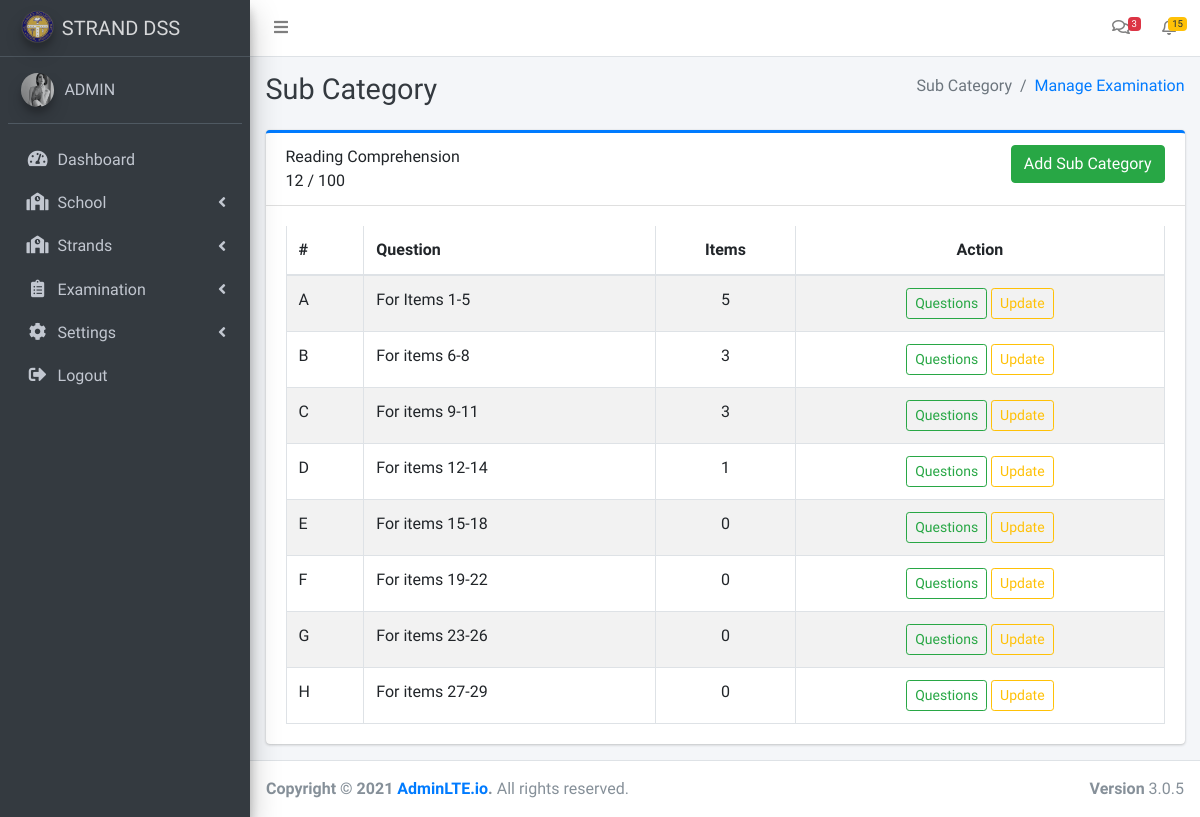
Before: /admin/sub_category.php?id=1 (signed in) with the older database file.
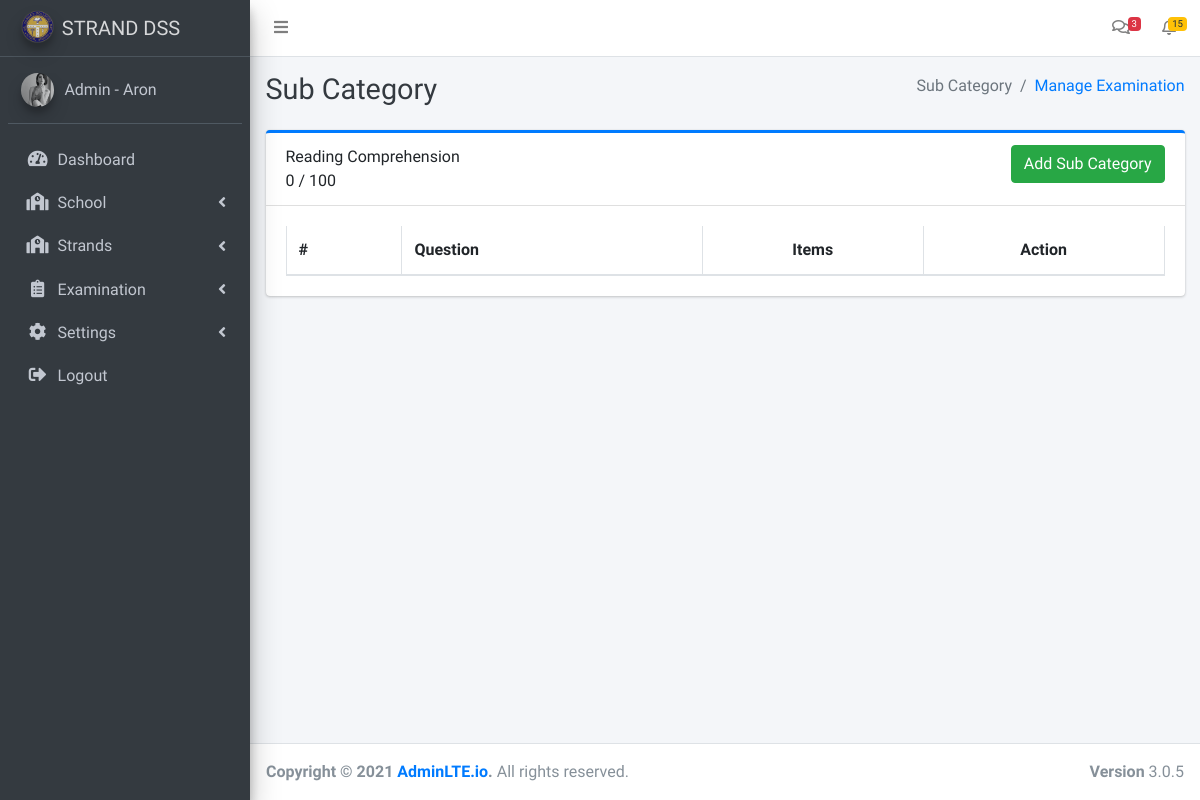
After: the same page with the newer database file.
### tables this page shows
CREATE TABLE `category` (
  `cat_id` int(11) NOT NULL,
  `cat_seq` int(11) NOT NULL,
  `cat_name` varchar(100) NOT NULL,
  `cat_instruct` text NOT NULL,
  `cat_items` int(11) NOT NULL,
  `date_created` timestamp NOT NULL DEFAULT current_timestamp() ON UPDATE current_timestamp(),
  `date_updated` timestamp NULL DEFAULT NULL ON UPDATE current_timestamp()
);

CREATE TABLE `sub_category` (
  `sub_id` int(11) NOT NULL,
  `main_cat` varchar(100) NOT NULL,
  `sc_index` varchar(5) NOT NULL,
  `sub_title` varchar(100) NOT NULL,
  `sub_instruction` text NOT NULL,
  `date_created` timestamp NOT NULL DEFAULT current_timestamp(),
  `date_updated` timestamp NULL DEFAULT NULL ON UPDATE current_timestamp()
);

### admin/sub_category.php (the view, shortened to what this page needs)
<?php
include('include/header.php');
include('include/sidebar.php');
$c_id = $_REQUEST['id'];
$total_items = '0';
$sql = "SELECT * FROM category WHERE cat_id = '$c_id'";
$result = $conn->query($sql);
if ($result->num_rows > 0) {
  while ($row = $result->fetch_assoc()) {
    $id = $row['cat_id'];
    $title = $row['cat_name'];
    $items = $row['cat_items'];
    $sql3 = "SELECT COUNT(*) as total_items FROM questions WHERE q_cat = '$id'";
    $res3 = $conn->query($sql3);
    $rowt = $res3->fetch_assoc();
    $total_items = $rowt['total_items'];
  }
}
?>
<div class="content-wrapper">
  <div class="content-header">
    <div class="container-fluid">
      <div class="row mb-2">
        <div class="col-sm-6">
          <h1 class="m-0 text-dark">Sub Category</h1>
        </div>
        <div class="col-sm-6">
          <ol class="breadcrumb float-sm-right">
            <li class="breadcrumb-item active">Sub Category</li>
            <li class="breadcrumb-item"><a href="exam_category.php">Manage Examination</a></li>
          </ol>
        </div>
      </div>
    </div>
  </div>
  <section class="content">
    <div class="container-fluid">
      <div class="row">
        <div class="col-md-12">
          <div class="card card-primary card-outline">
            <div class="card-header">
              <div class="row">
                <div class="col-sm-6">
                  <?php echo $title; ?> <br />
                  <?php echo $total_items . ' / ' . $items; ?>
                </div>
                <div class="col-sm-6">
                  <button type="button" class="btn btn-success float-sm-right" data-toggle="modal" data-target="#modal-lg">
                    Add Sub Category
                  </button>
                </div>
              </div>
            </div>
            <div class="card-body pad table-responsive">
              <table class="table table-bordered table-striped cat">
                <thead>
                  <tr>
                    <th>#</th>
                    <th>Question</th>
                    <th class="text-center">Items</th>
                    <th class="text-center">Action</th>
                  </tr>
                </thead>
                <tbody>
                  <?php
                  $sql1 = "SELECT * FROM sub_category WHERE main_cat = '$id'";
                  $res1 = $conn->query($sql1);
                  if ($res1->num_rows > 0) {
                    while ($rows = $res1->fetch_assoc()) {
                      $sub_id = $rows['sub_id'];
                      $sql2 = "SELECT Count(*) As sc_items FROM questions WHERE q_scat = '$sub_id'";
                      $res2 = $conn->query($sql2);
                      $rowc = $res2->fetch_assoc();
                      $sc_items = $rowc['sc_items'];
                  ?>
                      <tr>
                        <td><?php echo $rows['sc_index']; ?></td>
                        <td><?php echo $rows['sub_title']; ?></td>
                        <td class="text-center"><?php echo $sc_items; ?></td>
                        <td class="text-center">
                          <a href="manage_questions.php?id=<?php echo $rows['sub_id']; ?>" class="btn btn-outline-success btn-sm">Questions</a>
                          <a href="subcat_edit.php?id=<?php echo $rows['sub_id']; ?>" class="btn btn-outline-warning btn-sm">Update</a>
                        </td>
                      </tr>
                  <?php
                    }
                  }
                  ?>
                </tbody>
              </table>
            </div>
          </div>
        </div>
      </div>
    </div>
  </section>
</div>
<?php
include('include/footer.php');
?>

### admin/include/header.php (shortened to what this page needs)
<!DOCTYPE html>
<html>
<head>
  <link rel="stylesheet" href="../plugins/fontawesome-free/css/all.min.css">
  <link rel="stylesheet" href="https://code.ionicframework.com/ionicons/2.0.1/css/ionicons.min.css">
  <link rel="stylesheet" href="../plugins/ion-rangeslider/css/ion.rangeSlider.min.css">
  <link rel="stylesheet" href="../plugins/bootstrap-slider/css/bootstrap-slider.min.css">
  <link rel="stylesheet" href="../plugins/tempusdominus-bootstrap-4/css/tempusdominus-bootstrap-4.min.css">
  <link rel="stylesheet" href="../plugins/icheck-bootstrap/icheck-bootstrap.min.css">
  <link rel="stylesheet" href="../plugins/jqvmap/jqvmap.min.css">
  <link rel="stylesheet" href="../dist/css/adminlte.min.css">
  <link rel="stylesheet" href="../plugins/overlayScrollbars/css/OverlayScrollbars.min.css">
  <link rel="stylesheet" href="../plugins/daterangepicker/daterangepicker.css">
  <link rel="stylesheet" href="../plugins/select2/css/select2.min.css">
  <link rel="stylesheet" href="../plugins/select2-bootstrap4-theme/select2-bootstrap4.min.css">
  <link rel="stylesheet" href="../dist/css/custom.css">
  <link rel="stylesheet" href="../plugins/bootstrap4-duallistbox/bootstrap-duallistbox.min.css">
  <link rel="stylesheet" href="../plugins/datatables-bs4/css/dataTables.bootstrap4.min.css">
  <link rel="stylesheet" href="../plugins/datatables-responsive/css/responsive.bootstrap4.min.css">
  <link rel="stylesheet" href="../plugins/sweetalert2/sweetalert2.min.css">
  <link rel="stylesheet" href="../plugins/toastr/toastr.min.css">
</head>
<body class="hold-transition sidebar-mini layout-fixed">
  <div class="wrapper">
    <nav class="main-header navbar navbar-expand navbar-white navbar-light">
      <ul class="navbar-nav">
        <li class="nav-item">
          <a class="nav-link" data-widget="pushmenu" href="#" role="button"><i class="fas fa-bars"></i></a>
        </li>
      </ul>
      <ul class="navbar-nav ml-auto">
        <li class="nav-item dropdown">
          <a class="nav-link" data-toggle="dropdown" href="#">
            <i class="far fa-comments"></i>
            <span class="badge badge-danger navbar-badge">3</span>
          </a>
        </li>
        <li class="nav-item dropdown">
          <a class="nav-link" data-toggle="dropdown" href="#">
            <span class="badge badge-warning navbar-badge">15</span>
          </a>
        </li>
      </ul>
    </nav>

### admin/include/sidebar.php (shortened to what this page needs)
<aside class="main-sidebar sidebar-dark-primary elevation-4">
  <a href="#" class="brand-link">
    <img src="../dist/img/dycilogo.png" alt="AdminLTE Logo" class="brand-image img-circle elevation-3" style="opacity: .8">
    <span class="brand-text font-weight-">STRAND DSS</span>
  </a>
  <div class="sidebar">
    <div class="user-panel mt-3 pb-3 mb-3 d-flex">
      <div class="image">
        <img src="../dist/img/user3-128x128.jpg" alt="AdminLTE Logo" class="brand-image img-circle elevation-3" style="opacity: .8">
      </div>
      <div class="info">
        <a href="#" class="d-block"><?php echo $_SESSION['name']; ?></a>
      </div>
    </div>
    <nav class="mt-2">
      <ul class="nav nav-pills nav-sidebar flex-column" data-widget="treeview" role="menu" data-accordion="false">
        <li class="nav-item">
          <a href="dashboard.php" class="nav-link">
            <i class="nav-icon fas fa-tachometer-alt"></i>
            <p>
              Dashboard
            </p>
          </a>
        </li>
        <li class="nav-item has-treeview">
          <a href="#" class="nav-link">
            <i class="nav-icon fas fa-school"></i>
            <p>
              School
              <i class="fas fa-angle-left right"></i>
            </p>
          </a>
        </li>
        <li class="nav-item has-treeview">
          <a href="#" class="nav-link">
            <i class="nav-icon fas fa-school"></i>
            <p>
              Strands
              <i class="fas fa-angle-left right"></i>
            </p>
          </a>
        </li>
        <li class="nav-item has-treeview">
          <a href="#" class="nav-link">
            <i class="nav-icon fas fa-clipboard-list"></i>
            <p>
              Examination
              <i class="fas fa-angle-left right"></i>
            </p>
          </a>
        </li>
        <li class="nav-item has-treeview">
          <a href="#" class="nav-link">
            <i class="nav-icon fas fa-cog"></i>
            <p>
              Settings
              <i class="fas fa-angle-left right"></i>
            </p>
          </a>
        </li>
        <li class="nav-item">
          <a href="logout.php" class="nav-link">
            <i class="nav-icon fas fa-sign-out-alt"></i>
            <p>
              Logout
            </p>
          </a>
        </li>
      </ul>
    </nav>
  </div>
</aside>

### admin/include/footer.php (shortened to what this page needs)
<footer class="main-footer">
  <strong>Copyright &copy; <?php echo date('Y'); ?> <a href="#">AdminLTE.io</a>.</strong>
  All rights reserved.
  <div class="float-right d-none d-sm-inline-block">
    <b>Version</b> 3.0.5
  </div>
</footer>
</div>
</body>
</html>

Changed rows visible on the page:
removed sub_category: sc_index "A", sub_title "For Items 1-5", sc_items "5"
removed sub_category: sc_index "B", sub_title "For items 6-8", sc_items "3"
removed sub_category: sc_index "C", sub_title "For items 9-11", sc_items "3"
removed sub_category: sc_index "D", sub_title "For items 12-14", sc_items "1"
removed sub_category: sc_index "E", sub_title "For items 15-18", sc_items "0"
removed sub_category: sc_index "F", sub_title "For items 19-22", sc_items "0"
removed sub_category: sc_index "G", sub_title "For items 23-26", sc_items "0"
removed sub_category: sc_index "H", sub_title "For items 27-29", sc_items "0"
Other visible differences:
$_SESSION['name']: "ADMIN" → "Admin - Aron"
$total_items: "12" → "0"
